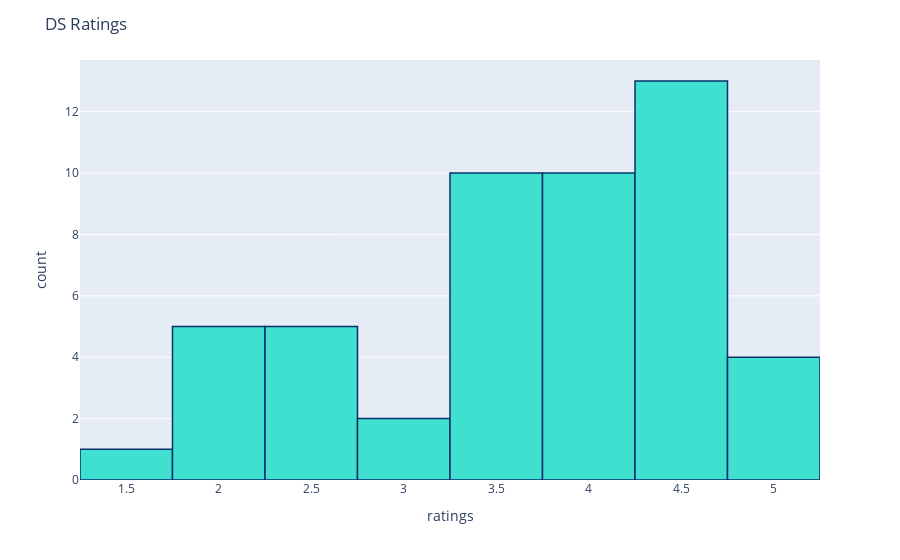

Here is the notebook cell this chart was saved with:
### Code cell
# All course ratings

fig = px.histogram(dfRating, x="ratings")
fig.update_traces(marker_color="turquoise",marker_line_color='rgb(8,48,107)',
                  marker_line_width=1.5)
fig.update_layout(title_text='DS Ratings')
fig.show()
py.plot(fig)

### Figure 1 — Plotly figure (JSON) as saved in the notebook; plotly's stock layout.template omitted (floating-point values rounded to 4 significant figures)
{"data": [{"alignmentgroup": "True", "bingroup": "x", "hovertemplate": "ratings=%{x}<br>count=%{y}<extra></extra>", "legendgroup": "", "marker": {"color": "turquoise", "line": {"color": "rgb(8,48,107)", "width": 1.5}}, "name": "", "offsetgroup": "", "orientation": "v", "showlegend": false, "type": "histogram", "x": [2.7, 3.3, 4.6, 4.5, 3.5, 2.5, 3.9, 4.4, 2.7, 4.4, 2.8, 2.5, 3.9, 1.8, 4.7, 1.9, 4.8, 4.5, 4.2, 4.9, 2.1, 4.6, 3.3, 3.4, 4.9, 3.9, 4.5, 4.4, 4.8, 3.9, 3.9, 3.5, 2.2, 4.6, 1.5, 2.4, 3.5, 1.9, 3.7, 3, 4.6, 4.5, 3.4, 3.7, 3.8, 4.2, 4.3, 3.4, 4.2, 3.8], "xaxis": "x", "yaxis": "y"}], "layout": {"barmode": "relative", "legend": {"tracegroupgap": 0}, "margin": {"t": 60}, "title": {"text": "DS Ratings"}, "xaxis": {"anchor": "y", "domain": [0, 1], "title": {"text": "ratings"}}, "yaxis": {"anchor": "x", "domain": [0, 1], "title": {"text": "count"}}}}
